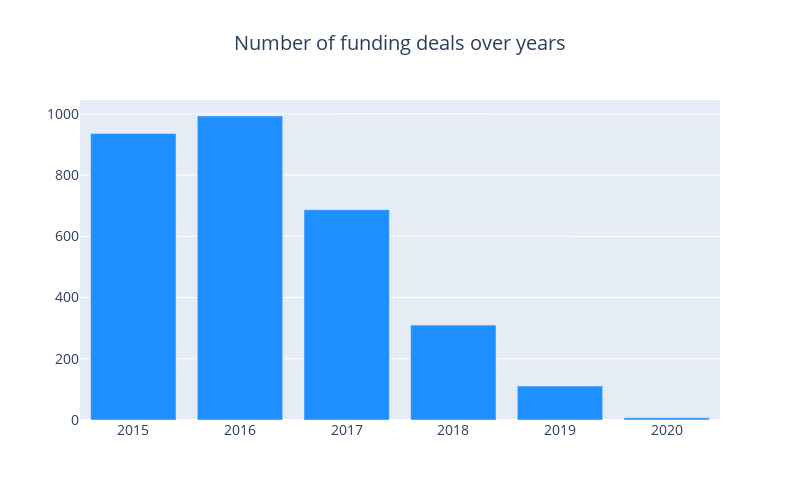

Notebook source saved alongside this figure:
### Code cell
df['Date'][df['Date']=='01/07/015'] = '01/07/2015'
df['Date'][df['Date']=='\\\\xc2\\\\xa010/7/2015'] = '10/07/2015'
df['Date'][df['Date']=='12/05.2015'] = '12/05/2015'
df['Date'][df['Date']=='13/04.2015'] = '13/04/2015'
df['Date'][df['Date']=='15/01.2015'] = '15/01/2015'
df['Date'][df['Date']=='22/01//2015'] = '22/01/2015'
df['Date'][df['Date']=='05/072018'] = '05/07/2018'

df["year"] = pd.to_datetime(df['Date'],format='%d/%m/%Y').dt.year
df["yearmonth"] = (pd.to_datetime(df['Date'],format='%d/%m/%Y').dt.year*100)+(pd.to_datetime(df['Date'],format='%d/%m/%Y').dt.month)

cnt_srs = df["year"].value_counts()
cnt_srs = cnt_srs.sort_index()
trace = go.Bar(
    x=cnt_srs.index,
    y=cnt_srs.values,
    marker=dict(
        color="#1E90FF",
    ),
)

layout = go.Layout(
    title=go.layout.Title(
        text="Number of funding deals over years",
        x=0.5
    ),
    font=dict(size=14),
    width=800,
    height=500,
)

data = [trace]
fig = go.Figure(data=data, layout=layout)
py.iplot(fig, filename="funding")

### Figure 1 — Plotly figure (JSON) as saved in the notebook; plotly's stock layout.template omitted (floating-point values rounded to 4 significant figures)
{"data": [{"marker": {"color": "#1E90FF"}, "type": "bar", "x": [2015, 2016, 2017, 2018, 2019, 2020], "y": [936, 993, 687, 310, 111, 7]}], "layout": {"font": {"size": 14}, "height": 500, "title": {"text": "Number of funding deals over years", "x": 0.5}, "width": 800}}
